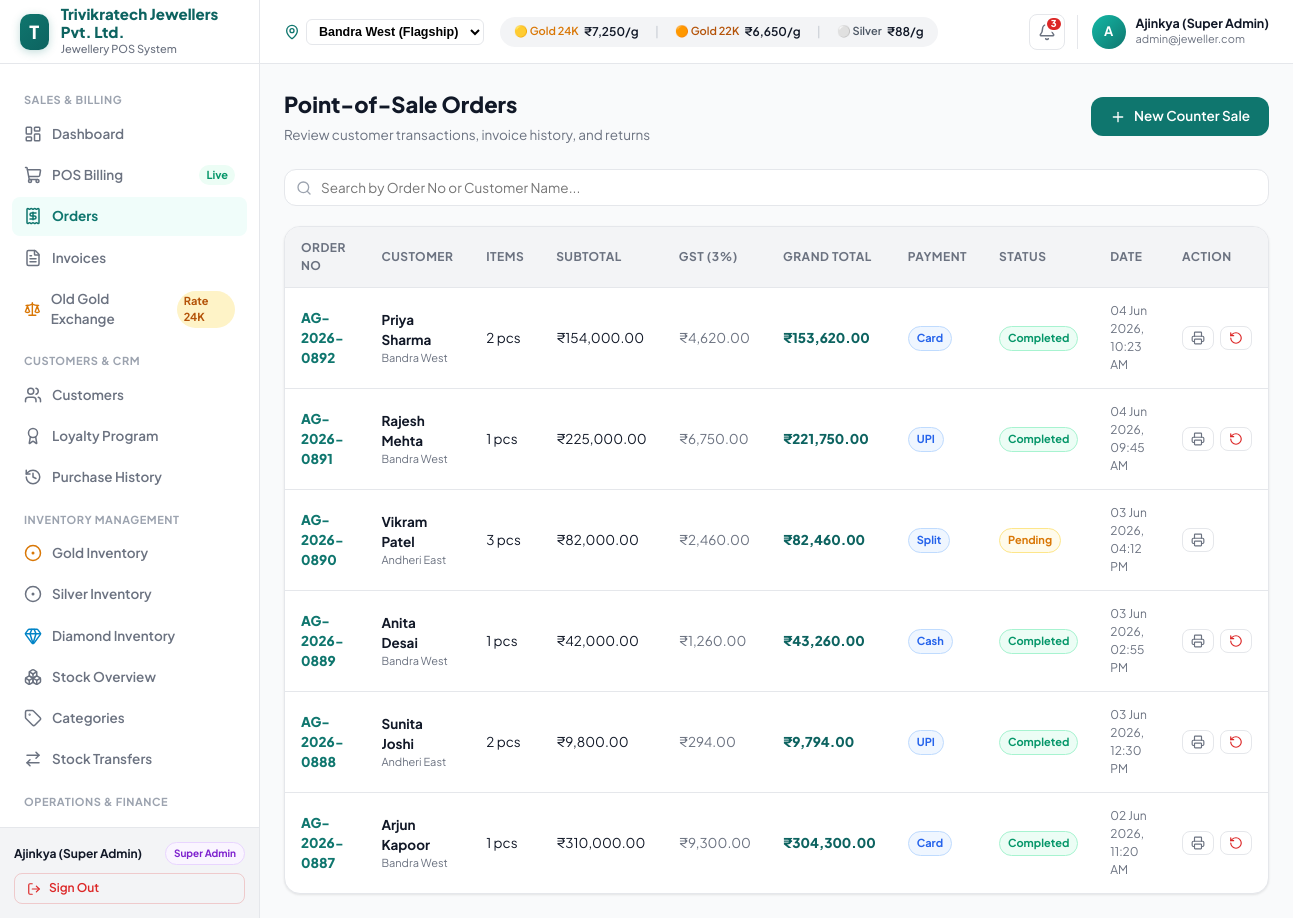
Screenshot of /orders.php (signed in) with the database file from the repository.
### tables this page shows
CREATE TABLE `orders` (
  `id` INT AUTO_INCREMENT PRIMARY KEY,
  `order_no` VARCHAR(50) NOT NULL UNIQUE,
  `customer_id` INT DEFAULT NULL,
  `customer_name` VARCHAR(150) NOT NULL,
  `total_items` INT NOT NULL DEFAULT 1,
  `subtotal` DECIMAL(12,2) NOT NULL,
  `making_charges_total` DECIMAL(12,2) DEFAULT 0.00,
  `discount` DECIMAL(12,2) DEFAULT 0.00,
  `gst` DECIMAL(12,2) NOT NULL,
  `total` DECIMAL(12,2) NOT NULL,
  `payment_method` ENUM('Cash', 'Card', 'UPI', 'Split', 'Gold Exchange') NOT NULL DEFAULT 'Cash',
  `status` ENUM('Completed', 'Pending', 'Cancelled', 'Returned') NOT NULL DEFAULT 'Completed',
  `branch` VARCHAR(100) DEFAULT 'Bandra West',
  `sales_person` VARCHAR(150) DEFAULT 'Super Admin',
  `order_date` DATETIME NOT NULL,
  `created_at` TIMESTAMP DEFAULT CURRENT_TIMESTAMP,
  FOREIGN KEY (`customer_id`) REFERENCES `customers`(`id`) ON DELETE SET NULL
);

### config/helpers.php (called while the page is built, shortened)
<?php
function formatFullINR($amount) {
    return '₹' . number_format((float)$amount, 2, '.', ',');
}

### orders.php (the view, shortened to what this page needs)
<?php
require_once __DIR__ . '/config/helpers.php';
$db = getDBConnection();
$orders = [];
try {
    $stmt = $db->query("SELECT * FROM orders ORDER BY order_date DESC");
    $orders = $stmt->fetchAll();
} catch (Exception $e) {}
require_once __DIR__ . '/includes/header.php';
require_once __DIR__ . '/includes/sidebar.php';
require_once __DIR__ . '/includes/topbar.php';
?>
<div style="display: flex; justify-content: space-between; align-items: center; margin-bottom: 24px; flex-wrap: wrap; gap: 12px;">
  <div>
    <h1 style="font-size: 22px; font-weight: 800; color: #111827; margin: 0;">Point-of-Sale Orders</h1>
    <p style="font-size: 13.5px; color: #6B7280; margin: 4px 0 0;">Review customer transactions, invoice history, and returns</p>
  </div>
  <a href="pos.php" class="btn btn-primary">
    <i data-lucide="plus" style="width: 16px; height: 16px;"></i>
    <span>New Counter Sale</span>
  </a>
</div>
<div style="display: flex; gap: 12px; margin-bottom: 20px; align-items: center; flex-wrap: wrap;">
  <div style="position: relative; flex: 1; min-width: 240px;">
    <i data-lucide="search" style="position: absolute; left: 12px; top: 50%; transform: translateY(-50%); width: 16px; height: 16px; color: #9CA3AF;"></i>
    <input type="text" id="orderSearch" class="form-control" placeholder="Search by Order No or Customer Name..." style="padding-left: 36px;">
  </div>
</div>
<div class="table-container">
  <table class="data-table" id="ordersTable">
    <thead>
      <tr>
        <th>Order No</th>
        <th>Customer</th>
        <th>Items</th>
        <th>Subtotal</th>
        <th>GST (3%)</th>
        <th>Grand Total</th>
        <th>Payment</th>
        <th>Status</th>
        <th>Date</th>
        <th>Action</th>
      </tr>
    </thead>
    <tbody>
      <?php if (empty($orders)): ?>
        <tr><td colspan="10" style="text-align: center; color: #9CA3AF; padding: 24px;">No orders found.</td></tr>
      <?php else: ?>
        <?php foreach ($orders as $o): ?>
          <tr data-order-no="<?= strtolower($o['order_no']) ?>" data-cust="<?= strtolower($o['customer_name']) ?>">
            <td style="font-weight: 800; color: var(--color-primary);"><?= htmlspecialchars($o['order_no']) ?></td>
            <td>
              <div style="font-weight: 700; color: #111827;"><?= htmlspecialchars($o['customer_name']) ?></div>
              <div style="font-size: 11px; color: #6B7280;"><?= htmlspecialchars($o['branch']) ?></div>
            </td>
            <td><?= (int)$o['total_items'] ?> pcs</td>
            <td><?= formatFullINR($o['subtotal']) ?></td>
            <td style="color: #6B7280;"><?= formatFullINR($o['gst']) ?></td>
            <td style="font-weight: 800; color: var(--color-primary-dark);"><?= formatFullINR($o['total']) ?></td>
            <td><span class="badge badge-info"><?= htmlspecialchars($o['payment_method']) ?></span></td>
            <td>
              <span class="badge <?= $o['status'] === 'Completed' ? 'badge-success' : ($o['status'] === 'Pending' ? 'badge-warning' : 'badge-danger') ?>">
                <?= htmlspecialchars($o['status']) ?>
              </span>
            </td>
            <td style="font-size: 12px; color: #6B7280;"><?= date('d M Y, h:i A', strtotime($o['order_date'])) ?></td>
            <td>
              <div style="display: flex; gap: 6px;">
                <a href="view-invoice.php?order_no=<?= urlencode($o['order_no']) ?>" class="btn btn-ghost btn-sm" style="padding: 4px 8px;" title="Print Invoice">
                  <i data-lucide="printer" style="width: 14px; height: 14px;"></i>
                </a>
                <?php if ($o['status'] === 'Completed'): ?>
                  <button type="button" onclick="openReturnModal(<?= $o['id'] ?>, '<?= $o['order_no'] ?>')" class="btn btn-ghost btn-sm" style="color: #DC2626; padding: 4px 8px;" title="Process Return">
                    <i data-lucide="rotate-ccw" style="width: 14px; height: 14px;"></i>
                  </button>
                <?php endif; ?>
              </div>
            </td>
          </tr>
        <?php endforeach; ?>
      <?php endif; ?>
    </tbody>
  </table>
</div>
<?php require_once __DIR__ . '/includes/footer.php'; ?>

### assets/css/style.css (style rules this page uses)
:root { --color-primary: #0F766E; --color-primary-dark: #0d6360; --color-primary-light: #14B8A6; --color-primary-subtle:#F0FDFA; --color-accent: #D4AF37; --color-accent-light: #FDE68A; --color-accent-subtle: #FFFBEB; --color-bg: #F9FAFB; --color-surface: #FFFFFF; --color-surface-2: #F3F4F6; --color-border: #E5E7EB; --color-border-2: #D1D5DB; --color-text-1: #111827; --color-text-2: #6B7280; --color-text-3: #9CA3AF; --color-success: #059669; --color-warning: #D97706; --color-danger: #DC2626; --color-info: #2563EB; --shadow-xs: 0 1px 2px rgba(0,0,0,0.05); --shadow-sm: 0 1px 3px rgba(0,0,0,0.06), 0 1px 2px rgba(0,0,0,0.04); --shadow-md: 0 4px 16px rgba(0,0,0,0.06), 0 1px 4px rgba(0,0,0,0.04); --shadow-lg: 0 8px 32px rgba(0,0,0,0.08), 0 2px 8px rgba(0,0,0,0.04); --shadow-xl: 0 20px 40px rgba(0,0,0,0.12); --radius-sm: 8px; --radius-md: 12px; --radius-lg: 16px; --radius-xl: 20px; --sidebar-width: 260px; --topbar-height: 64px; }
*, *::before, *::after { box-sizing: border-box; margin: 0; padding: 0; }
body { font-family: 'Plus Jakarta Sans', -apple-system, BlinkMacSystemFont, 'Segoe UI', Roboto, sans-serif; background-color: var(--color-bg); color: var(--color-text-1); font-size: 14px; line-height: 1.5; -webkit-font-smoothing: antialiased; }
a { color: inherit; text-decoration: none; }
.btn { display: inline-flex; align-items: center; justify-content: center; gap: 8px; font-family: inherit; font-size: 13.5px; font-weight: 600; border-radius: var(--radius-md); padding: 9px 18px; border: 1px solid transparent; cursor: pointer; transition: all 0.2s ease; line-height: 1.4; }
.btn-primary { background: var(--color-primary); color: #FFFFFF; }
.btn-ghost { background: transparent; color: var(--color-text-2); border-color: var(--color-border); }
.btn-sm { padding: 6px 12px; font-size: 12px; border-radius: var(--radius-sm); }
.input-field, .form-control { width: 100%; padding: 9px 14px; font-family: inherit; font-size: 13.5px; color: var(--color-text-1); background: #FFFFFF; border: 1px solid var(--color-border); border-radius: var(--radius-md); outline: none; transition: border-color 0.2s ease, box-shadow 0.2s ease; }
.badge { display: inline-flex; align-items: center; gap: 4px; padding: 3px 8px; border-radius: 999px; font-size: 11px; font-weight: 700; }
.badge-success { background: #ECFDF5; color: #059669; border: 1px solid #A7F3D0; }
.badge-warning { background: #FFFBEB; color: #D97706; border: 1px solid #FDE68A; }
.badge-info { background: #EFF6FF; color: #2563EB; border: 1px solid #BFDBFE; }
.table-container { overflow-x: auto; background: #FFFFFF; border: 1px solid var(--color-border); border-radius: var(--radius-lg); box-shadow: var(--shadow-sm); }
.data-table { width: 100%; border-collapse: collapse; text-align: left; font-size: 13.5px; }
.data-table th { background: var(--color-surface-2); padding: 12px 16px; font-size: 12px; font-weight: 700; text-transform: uppercase; letter-spacing: 0.04em; color: var(--color-text-2); border-bottom: 1px solid var(--color-border); }
.data-table td { padding: 14px 16px; border-bottom: 1px solid var(--color-border); color: var(--color-text-1); }
.data-table tr:last-child td { border-bottom: none; }

### rows the page displays
orders: order_no "AG-2026-0892", customer_name "Priya Sharma", branch "Bandra West", total_items "2", subtotal "₹154,000.00", gst "₹4,620.00", total "₹153,620.00", payment_method "Card", status "Completed", order_date "04 Jun 2026, 10:23 AM"
orders: order_no "AG-2026-0891", customer_name "Rajesh Mehta", branch "Bandra West", total_items "1", subtotal "₹225,000.00", gst "₹6,750.00", total "₹221,750.00", payment_method "UPI", status "Completed", order_date "04 Jun 2026, 09:45 AM"
orders: order_no "AG-2026-0890", customer_name "Vikram Patel", branch "Andheri East", total_items "3", subtotal "₹82,000.00", gst "₹2,460.00", total "₹82,460.00", payment_method "Split", status "Pending", order_date "03 Jun 2026, 04:12 PM"
orders: order_no "AG-2026-0889", customer_name "Anita Desai", branch "Bandra West", total_items "1", subtotal "₹42,000.00", gst "₹1,260.00", total "₹43,260.00", payment_method "Cash", status "Completed", order_date "03 Jun 2026, 02:55 PM"
orders: order_no "AG-2026-0888", customer_name "Sunita Joshi", branch "Andheri East", total_items "2", subtotal "₹9,800.00", gst "₹294.00", total "₹9,794.00", payment_method "UPI", status "Completed", order_date "03 Jun 2026, 12:30 PM"
orders: order_no "AG-2026-0887", customer_name "Arjun Kapoor", branch "Bandra West", total_items "1", subtotal "₹310,000.00", gst "₹9,300.00", total "₹304,300.00", payment_method "Card", status "Completed", order_date "02 Jun 2026, 11:20 AM"

### other values shown
getSetting('store_name', 'Trivikratech POS') "Trivikratech Jewellers Pvt. Ltd."
$currentUser['name'] "Ajinkya (Super Admin)"
$currentUser['role'] "Super Admin"
$gold24k "7,250"
$gold22k "6,650"
$silverRate "88"
$unreadCount "3"
substr($currentUser['name'] ?? 'A', 0, 1) "A"
$currentUser['email'] "admin@jeweller.com"
